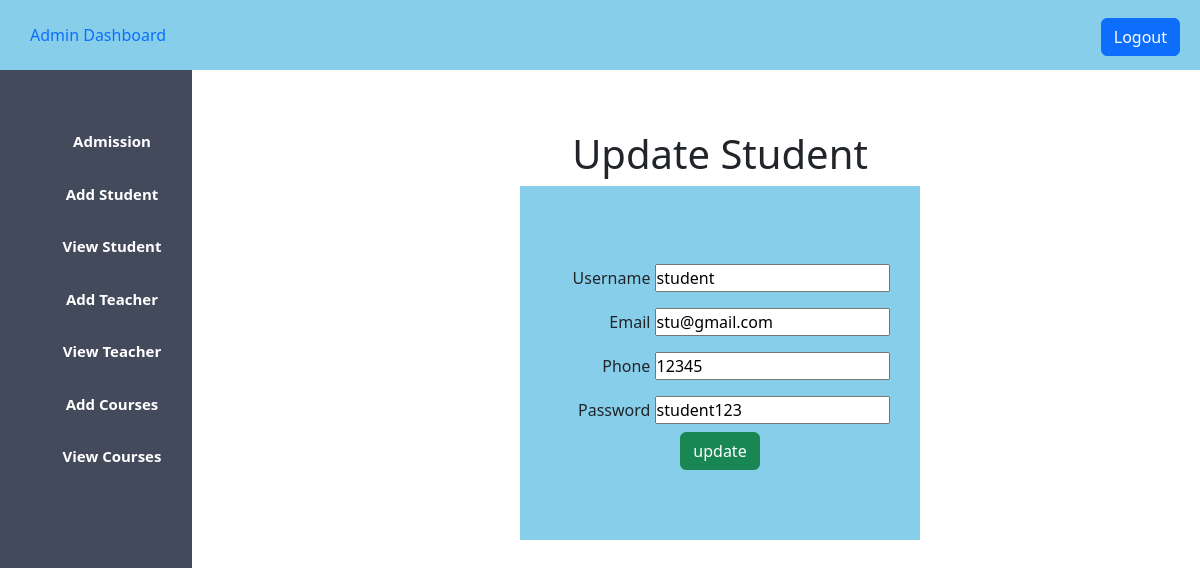
/update_student.php?student_id=5 (signed in), run on the app's committed database.
### tables this page shows
CREATE TABLE `user` (
  `id` int(11) NOT NULL,
  `username` varchar(50) DEFAULT NULL,
  `phone` int(30) DEFAULT NULL,
  `email` varchar(50) DEFAULT NULL,
  `usertype` varchar(50) DEFAULT NULL,
  `password` varchar(50) DEFAULT NULL
);

### update_student.php (the view, shortened to what this page needs)
<?php
$host="localhost";
$user="root";
$password="";
$db = "schoolproject";
$data =mysqli_connect($host,$user,$password,$db);
$id=$_GET['student_id'];
$sql= "SELECT * FROM user WHERE id='$id' ";
$result= mysqli_query($data,$sql);
$info=$result->fetch_assoc();
?>
<!DOCTYPE html>
<html lang="en">
<head>
    <?php
    include 'admin_css.php';
    ?>
</head>
<body>
    <?php
    include 'admin_sidebar.php';
    ?>
    <div class="content">
        <center>
            <h1>Update Student</h1>
            <div class="div_deg">
                <form action="" method="post">
                    <div>
                        <label>Username</label>
                        <input type="text" name="name" value="<?php echo "{$info['username']}";?>">
                    </div>
                    <div>
                        <label>Email</label>
                        <input type="email" name="email" value="<?php echo "{$info['email']}";?>">
                    </div>
                    <div>
                        <label>Phone</label>
                        <input type="phone" name="phone" value="<?php echo "{$info['phone']}";?>">
                    </div>
                    <div>
                        <label>Password</label>
                        <input type="text" name="password" value="<?php echo "{$info['password']}";?>">
                    </div>
                    <div>
                        <input class="btn btn-success" type="submit" name="update" value="update" />
                    </div>
                </form>
            </div>
        </center>
    </div>
</body>
</html>

### admin.css (style rules this page uses)
* { margin: 0; padding: 0; }
.content { margin-top: 5%; margin-left: 20%; }

### update_student.php (style rules this page uses)
label { display: inline-block; width: 100px; text-align: right; padding-top: 10px; padding-bottom: 10px; }
.div_deg { background-color: skyblue; width: 400px; padding-bottom: 70px; padding-top: 70px; }

### data on the page
user: name "student", email "stu@gmail.com", phone "12345", password "student123"
